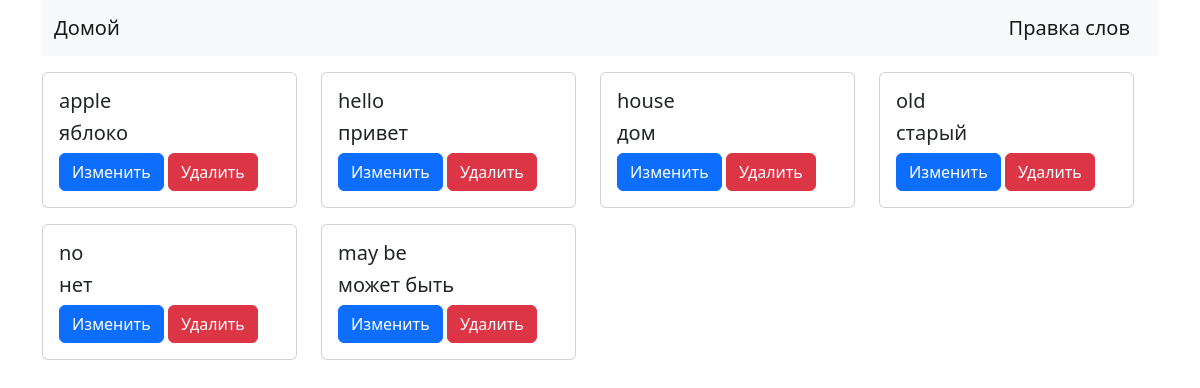
/list_update_words/, run on an earlier commit of the app's database.
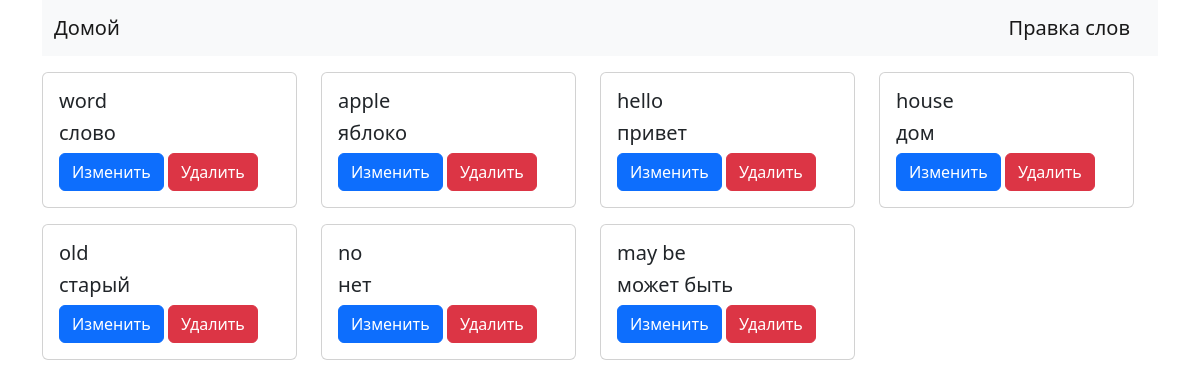
And on a later commit of the database.
### main/models.py (models this page shows, shortened)
class Word(models.Model):
    TYPE = (
        ('a', 'глагол'),
        ('b', 'существительное'),
        ('c', 'прилагательное'),
        ('d', 'наречие'),
        ('e', 'местоимение'),
        ('f', 'другое'),
    )
    LEVEL = (
        ('easy', 'легкий'),
        ('medium', 'средний'),
        ('hard', 'сложный'),
    )
    ru = models.CharField(max_length=100, validators=[validate_ru])
    en = models.CharField(max_length=100, validators=[validate_en])
    type = models.CharField(max_length=10, choices=TYPE, blank=True, null=True, verbose_name='Тип')
    level = models.CharField(max_length=10, choices=LEVEL, blank=True, null=True, verbose_name='Уровень сложности')
    time_create = models.DateTimeField(auto_now_add=True)
    done = models.BooleanField('Изучено', default=False)
    language = models.ForeignKey(Language,
                                 on_delete=models.SET_DEFAULT,
                                 default=Language.objects.get(name='English').id,
                                 null=True, blank=True, related_name='words',
                                 verbose_name='Язык')
    def get_absolute_url(self):
        return reverse('update_word', kwargs={'pk': self.pk})
    class Meta:
        verbose_name = 'Слово'
        verbose_name_plural = 'Слова'
        ordering = ['-time_create', ]

### main/views.py (the view)
# urls.py: path('list_update_words/', list_update_words, name='list_update_words'),
def list_update_words(request):
    words = Word.objects.all()
    template = 'main/list_update_words.html'
    return render(request, template, locals())

### templates/main/list_update_words.html
{% extends 'main/index.html' %}
{% block content %}
<div class="row mt-3">
    <div class="row">
        {% for word in words %}
        <div class="col-3 mb-3">
            <div class="card">
                <div class="card-body">
                    <h5 class="card-title">{{word.en}}</h5>
                    <h5 class="card-title">{{word.ru}}</h5>
                    <a href="{{ word.get_absolute_url }}" class="btn btn-primary">Изменить</a>
                    <a href="{% url 'delete_word' word.pk %}" class="btn btn-danger">Удалить</a>
                </div>
            </div>
        </div>
        {% endfor %}
    </div>
</div>
{% endblock content %}

What changed in the data, as far as the page shows it:
added Word: en "word", ru "слово"
